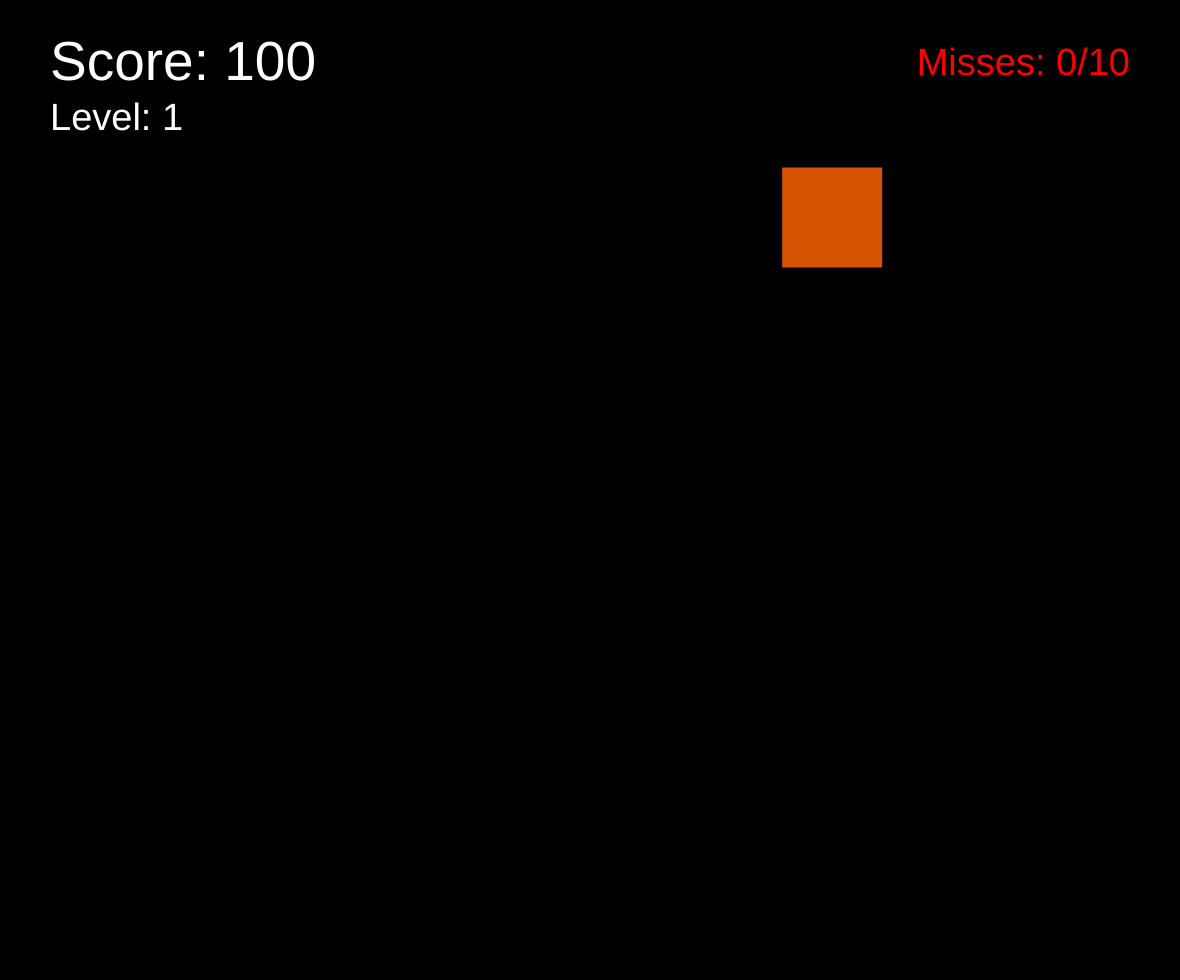
Frame 1 (no input)
Frame 60 (no input): identical to frame 1, image omitted
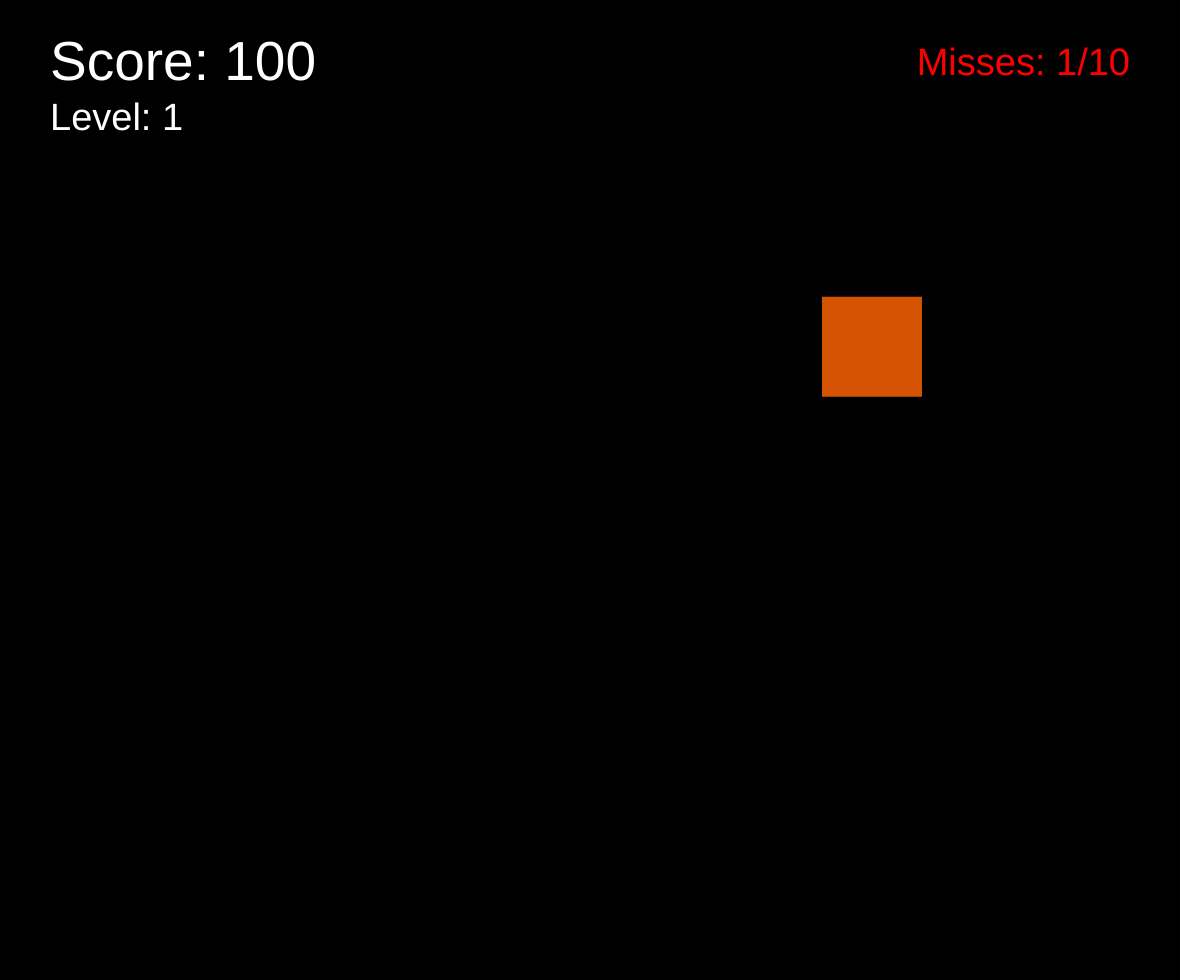
Frame 120 (the mouse pressed at the canvas centre since frame 60)

The p5.js sketch that drew these frames (run headless with seeded random() and noise() and a simulated clock; from frame 60 on, the mouse is pressed at the canvas centre):

// p5.js sketch
// ── sketch.js
var miss = 0;
var posx;
var posy;
var points = 0;
var backFill;
var xposs = [];
var yposs = [];
var step;
var level = {
    displaynum: 1,
    lvlnum: 0,
    time: 85
};
var times = [85, 70, 65, 55, 45, 40, 35, 30, 25, 22, 19, 18, 17, 16, 15, 14, 13, 12, 11, 10, 9, 8, 7, 6, 5, 4, 3, 2, 1];
var score = 0;
var cheat = false;
//TODO: Dim each square slowly like every click

function setup() {
    createCanvas(window.innerWidth - 20, window.innerHeight - 20);
    backFill = createGraphics(width, height);
    backFill.clear();
    print(times[level.lvlnum]);
}

function draw() {
    // Background
    background(0);
    image(backFill, 0, 0);

    points = (level.displaynum * 100) + (score * 10);

    if (level.lvlnum >= times.length) {
        keyPressed();
    }

    // Rectangle
    if (level.time == times[level.lvlnum]) {
        posx = random(-25, width - 75);
        posy = random(-25, height - 75);
        level.time = 0;
    }

    for (let step = 0; step < xposs.length; step++) {
        backFill.noStroke();
        backFill.fill(57, 2, 153);
        backFill.rect(xposs[step], yposs[step], 100, 100);
    }

    // Moving Rectangle
    noStroke();
    fill(212, 84, 4);
    rect(posx, posy, 100, 100);
    level.time++;

    if (score == 10) {
        score = 0
        level.displaynum++
        level.lvlnum++
        print(times[level.lvlnum]);
    }

    // Onscreen Text
    fill(255);
    textAlign(LEFT);
    textSize(55)
    text("Score: " + points, 50, 80)

    textSize(38)
    text("Level: " + level.displaynum, 50, 130);

    fill(255, 0, 0);
    textAlign(RIGHT);
    text("Misses: " + miss + "/10", width - 50, 75)

    // Game over
    if (miss >= 10) {
        background(0);
        image(backFill, 0, 0);
        for (let step = 0; step < xposs.length; step++) {
            backFill.noStroke();
            backFill.fill(57, 2, 153);
            backFill.rect(xposs[step], yposs[step], 100, 100);
        }
        fill(255, 0, 0);
        textAlign(CENTER, CENTER);
        textStyle(BOLD);
        textSize(125);
        text("Game Over", width / 2, (height / 2));

        textStyle(NORMAL);
        fill(255);
        textSize(70);
        text("Score: " + points, width / 2, (height / 2) + 85)

        textSize(25);
        text("Press any key to reset", width / 2, (height / 2) + 140)
    }
}

// On click
function mousePressed() {
    if ((mouseX >= posx) && (mouseX < (posx + 100)) && (mouseY >= posy) && (mouseY < (posy + 100))) {
        xposs.push(posx);
        yposs.push(posy);
        level.time = times[level.lvlnum];
        score++
    } else {
        if (!cheat) {
            miss++;
        }
        fill(255, 0, 0);
        rect(0, 0, width, height);
    }
}

// On key press
function keyPressed() {
    if (miss >= 10) {
        reset();
    }

    if (keyIsDown(17) && keyIsDown(67)) {
        cheat = !cheat;
        print(cheat);
    }
}

function reset() {
    xposs = [];
    yposs = [];
    level = {
        displaynum: 1,
        lvlnum: 0,
        time: 150
    };
    score = 0;
    miss = 0;
    points = 0;
    backFill.clear();
}
